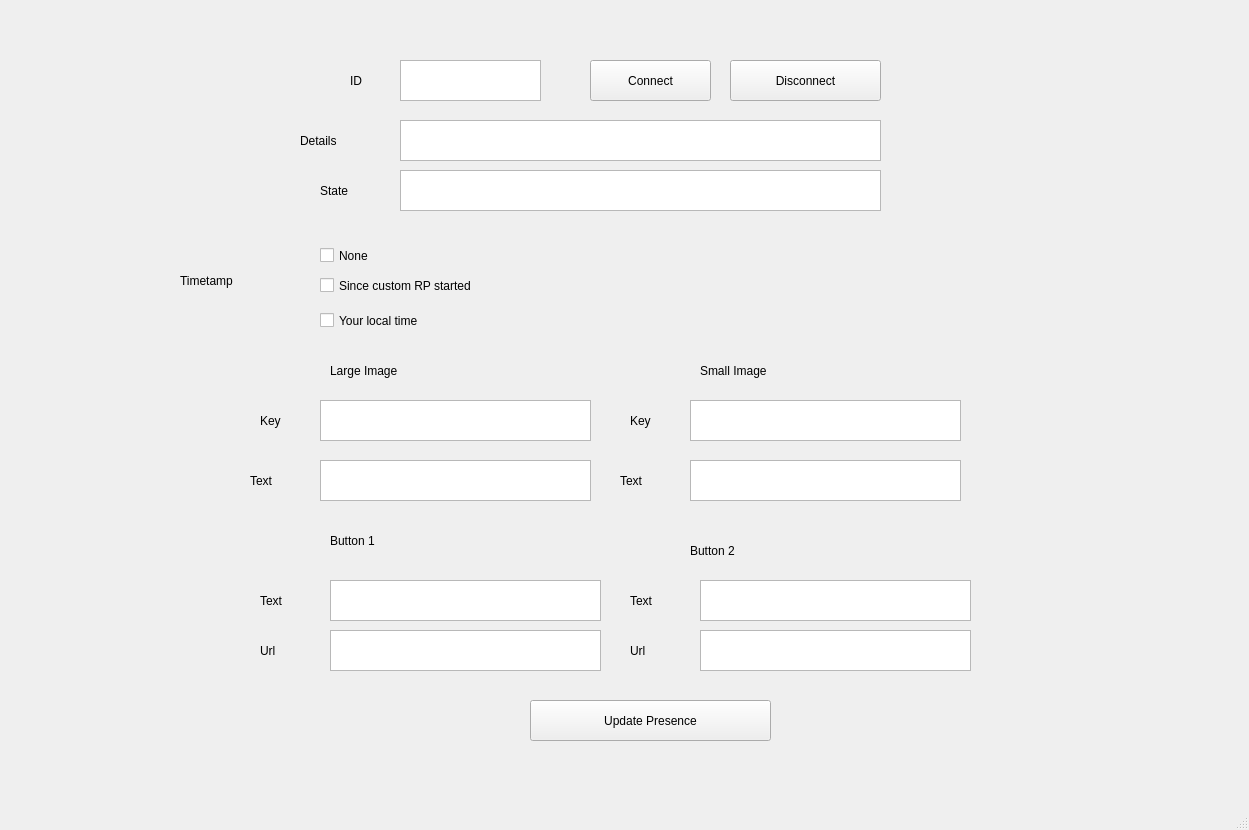
<?xml version="1.0" encoding="UTF-8"?>
<ui version="4.0">
 <class>MainWindow</class>
 <widget class="QMainWindow" name="MainWindow">
  <property name="geometry">
   <rect>
    <x>0</x>
    <y>0</y>
    <width>1249</width>
    <height>830</height>
   </rect>
  </property>
  <property name="windowTitle">
   <string>MainWindow</string>
  </property>
  <widget class="QWidget" name="centralwidget">
   <widget class="QLabel" name="ID_label">
    <property name="geometry">
     <rect>
      <x>350</x>
      <y>60</y>
      <width>41</width>
      <height>41</height>
     </rect>
    </property>
    <property name="styleSheet">
     <string notr="true">font: 28pt &quot;Segoe UI&quot;;
font: 22pt &quot;Segoe UI&quot;;</string>
    </property>
    <property name="text">
     <string>ID</string>
    </property>
   </widget>
   <widget class="QTextEdit" name="ID_textInput">
    <property name="geometry">
     <rect>
      <x>400</x>
      <y>60</y>
      <width>141</width>
      <height>41</height>
     </rect>
    </property>
   </widget>
   <widget class="QPushButton" name="ConnectButton">
    <property name="geometry">
     <rect>
      <x>590</x>
      <y>60</y>
      <width>121</width>
      <height>41</height>
     </rect>
    </property>
    <property name="styleSheet">
     <string notr="true">font: 20pt &quot;Segoe UI&quot;;</string>
    </property>
    <property name="text">
     <string>Connect</string>
    </property>
   </widget>
   <widget class="QPushButton" name="DisconnectButton">
    <property name="geometry">
     <rect>
      <x>730</x>
      <y>60</y>
      <width>151</width>
      <height>41</height>
     </rect>
    </property>
    <property name="styleSheet">
     <string notr="true">font: 20pt &quot;Segoe UI&quot;;</string>
    </property>
    <property name="text">
     <string>Disconnect</string>
    </property>
   </widget>
   <widget class="QLabel" name="Details_label">
    <property name="geometry">
     <rect>
      <x>300</x>
      <y>120</y>
      <width>91</width>
      <height>41</height>
     </rect>
    </property>
    <property name="styleSheet">
     <string notr="true">font: 22pt &quot;Segoe UI&quot;;</string>
    </property>
    <property name="text">
     <string>Details</string>
    </property>
   </widget>
   <widget class="QTextEdit" name="Details_textInput">
    <property name="geometry">
     <rect>
      <x>400</x>
      <y>120</y>
      <width>481</width>
      <height>41</height>
     </rect>
    </property>
   </widget>
   <widget class="QLabel" name="State_label">
    <property name="geometry">
     <rect>
      <x>320</x>
      <y>170</y>
      <width>71</width>
      <height>41</height>
     </rect>
    </property>
    <property name="styleSheet">
     <string notr="true">font: 22pt &quot;Segoe UI&quot;;</string>
    </property>
    <property name="text">
     <string>State</string>
    </property>
   </widget>
   <widget class="QTextEdit" name="State_textInput">
    <property name="geometry">
     <rect>
      <x>400</x>
      <y>170</y>
      <width>481</width>
      <height>41</height>
     </rect>
    </property>
   </widget>
   <widget class="QLabel" name="Timestamp_label">
    <property name="geometry">
     <rect>
      <x>180</x>
      <y>260</y>
      <width>131</width>
      <height>41</height>
     </rect>
    </property>
    <property name="styleSheet">
     <string notr="true">font: 22pt &quot;Segoe UI&quot;;</string>
    </property>
    <property name="text">
     <string>Timetamp</string>
    </property>
   </widget>
   <widget class="QCheckBox" name="None_checkbox">
    <property name="geometry">
     <rect>
      <x>320</x>
      <y>240</y>
      <width>91</width>
      <height>31</height>
     </rect>
    </property>
    <property name="styleSheet">
     <string notr="true">font: 22pt &quot;Segoe UI&quot;;</string>
    </property>
    <property name="text">
     <string>None</string>
    </property>
   </widget>
   <widget class="QCheckBox" name="started_checkbox">
    <property name="geometry">
     <rect>
      <x>320</x>
      <y>270</y>
      <width>331</width>
      <height>31</height>
     </rect>
    </property>
    <property name="styleSheet">
     <string notr="true">font: 22pt &quot;Segoe UI&quot;;</string>
    </property>
    <property name="text">
     <string>Since custom RP started</string>
    </property>
   </widget>
   <widget class="QCheckBox" name="Localtime_checkbox">
    <property name="geometry">
     <rect>
      <x>320</x>
      <y>300</y>
      <width>331</width>
      <height>41</height>
     </rect>
    </property>
    <property name="styleSheet">
     <string notr="true">font: 22pt &quot;Segoe UI&quot;;</string>
    </property>
    <property name="text">
     <string>Your local time</string>
    </property>
   </widget>
   <widget class="QLabel" name="Largeimage_label">
    <property name="geometry">
     <rect>
      <x>330</x>
      <y>350</y>
      <width>161</width>
      <height>41</height>
     </rect>
    </property>
    <property name="styleSheet">
     <string notr="true">font: 22pt &quot;Segoe UI&quot;;</string>
    </property>
    <property name="text">
     <string>Large Image</string>
    </property>
   </widget>
   <widget class="QLabel" name="Smalimage_label">
    <property name="geometry">
     <rect>
      <x>700</x>
      <y>350</y>
      <width>161</width>
      <height>41</height>
     </rect>
    </property>
    <property name="styleSheet">
     <string notr="true">font: 22pt &quot;Segoe UI&quot;;</string>
    </property>
    <property name="text">
     <string>Small Image</string>
    </property>
   </widget>
   <widget class="QLabel" name="Keylarge_label">
    <property name="geometry">
     <rect>
      <x>260</x>
      <y>400</y>
      <width>51</width>
      <height>41</height>
     </rect>
    </property>
    <property name="styleSheet">
     <string notr="true">font: 22pt &quot;Segoe UI&quot;;</string>
    </property>
    <property name="text">
     <string>Key</string>
    </property>
   </widget>
   <widget class="QLabel" name="Keysmall_label">
    <property name="geometry">
     <rect>
      <x>630</x>
      <y>400</y>
      <width>51</width>
      <height>41</height>
     </rect>
    </property>
    <property name="styleSheet">
     <string notr="true">font: 22pt &quot;Segoe UI&quot;;</string>
    </property>
    <property name="text">
     <string>Key</string>
    </property>
   </widget>
   <widget class="QTextEdit" name="keylarge_input">
    <property name="geometry">
     <rect>
      <x>320</x>
      <y>400</y>
      <width>271</width>
      <height>41</height>
     </rect>
    </property>
   </widget>
   <widget class="QTextEdit" name="keysmall_input">
    <property name="geometry">
     <rect>
      <x>690</x>
      <y>400</y>
      <width>271</width>
      <height>41</height>
     </rect>
    </property>
   </widget>
   <widget class="QLabel" name="Textlarge_label">
    <property name="geometry">
     <rect>
      <x>250</x>
      <y>460</y>
      <width>61</width>
      <height>41</height>
     </rect>
    </property>
    <property name="styleSheet">
     <string notr="true">font: 22pt &quot;Segoe UI&quot;;</string>
    </property>
    <property name="text">
     <string>Text</string>
    </property>
   </widget>
   <widget class="QTextEdit" name="Textlarge_input">
    <property name="geometry">
     <rect>
      <x>320</x>
      <y>460</y>
      <width>271</width>
      <height>41</height>
     </rect>
    </property>
   </widget>
   <widget class="QLabel" name="Textsmall_label">
    <property name="geometry">
     <rect>
      <x>620</x>
      <y>460</y>
      <width>61</width>
      <height>41</height>
     </rect>
    </property>
    <property name="styleSheet">
     <string notr="true">font: 22pt &quot;Segoe UI&quot;;</string>
    </property>
    <property name="text">
     <string>Text</string>
    </property>
   </widget>
   <widget class="QTextEdit" name="Textsmall_input">
    <property name="geometry">
     <rect>
      <x>690</x>
      <y>460</y>
      <width>271</width>
      <height>41</height>
     </rect>
    </property>
   </widget>
   <widget class="QLabel" name="Buttonone_label">
    <property name="geometry">
     <rect>
      <x>330</x>
      <y>520</y>
      <width>111</width>
      <height>41</height>
     </rect>
    </property>
    <property name="styleSheet">
     <string notr="true">font: 22pt &quot;Segoe UI&quot;;</string>
    </property>
    <property name="text">
     <string>Button 1</string>
    </property>
   </widget>
   <widget class="QLabel" name="Buttontwo_label">
    <property name="geometry">
     <rect>
      <x>690</x>
      <y>530</y>
      <width>111</width>
      <height>41</height>
     </rect>
    </property>
    <property name="styleSheet">
     <string notr="true">font: 22pt &quot;Segoe UI&quot;;</string>
    </property>
    <property name="text">
     <string>Button 2</string>
    </property>
   </widget>
   <widget class="QLabel" name="Textone_label">
    <property name="geometry">
     <rect>
      <x>260</x>
      <y>580</y>
      <width>61</width>
      <height>41</height>
     </rect>
    </property>
    <property name="styleSheet">
     <string notr="true">font: 22pt &quot;Segoe UI&quot;;</string>
    </property>
    <property name="text">
     <string>Text</string>
    </property>
   </widget>
   <widget class="QTextEdit" name="Textone_input">
    <property name="geometry">
     <rect>
      <x>330</x>
      <y>580</y>
      <width>271</width>
      <height>41</height>
     </rect>
    </property>
   </widget>
   <widget class="QLabel" name="Texttwo_label">
    <property name="geometry">
     <rect>
      <x>630</x>
      <y>580</y>
      <width>61</width>
      <height>41</height>
     </rect>
    </property>
    <property name="styleSheet">
     <string notr="true">font: 22pt &quot;Segoe UI&quot;;</string>
    </property>
    <property name="text">
     <string>Text</string>
    </property>
   </widget>
   <widget class="QTextEdit" name="Texttwo_input">
    <property name="geometry">
     <rect>
      <x>700</x>
      <y>580</y>
      <width>271</width>
      <height>41</height>
     </rect>
    </property>
   </widget>
   <widget class="QTextEdit" name="Urlone_input">
    <property name="geometry">
     <rect>
      <x>330</x>
      <y>630</y>
      <width>271</width>
      <height>41</height>
     </rect>
    </property>
   </widget>
   <widget class="QTextEdit" name="Urltwo_input">
    <property name="geometry">
     <rect>
      <x>700</x>
      <y>630</y>
      <width>271</width>
      <height>41</height>
     </rect>
    </property>
   </widget>
   <widget class="QLabel" name="Urltwo_label">
    <property name="geometry">
     <rect>
      <x>630</x>
      <y>630</y>
      <width>61</width>
      <height>41</height>
     </rect>
    </property>
    <property name="styleSheet">
     <string notr="true">font: 22pt &quot;Segoe UI&quot;;</string>
    </property>
    <property name="text">
     <string>Url</string>
    </property>
   </widget>
   <widget class="QLabel" name="Urlone_label">
    <property name="geometry">
     <rect>
      <x>260</x>
      <y>630</y>
      <width>61</width>
      <height>41</height>
     </rect>
    </property>
    <property name="styleSheet">
     <string notr="true">font: 22pt &quot;Segoe UI&quot;;</string>
    </property>
    <property name="text">
     <string>Url</string>
    </property>
   </widget>
   <widget class="QPushButton" name="Updatepresence_button">
    <property name="geometry">
     <rect>
      <x>530</x>
      <y>700</y>
      <width>241</width>
      <height>41</height>
     </rect>
    </property>
    <property name="styleSheet">
     <string notr="true">font: 22pt &quot;Segoe UI&quot;;</string>
    </property>
    <property name="text">
     <string>Update Presence</string>
    </property>
   </widget>
  </widget>
  <widget class="QMenuBar" name="menubar">
   <property name="geometry">
    <rect>
     <x>0</x>
     <y>0</y>
     <width>1249</width>
     <height>22</height>
    </rect>
   </property>
  </widget>
  <widget class="QStatusBar" name="statusbar"/>
 </widget>
 <resources/>
 <connections/>
</ui>
